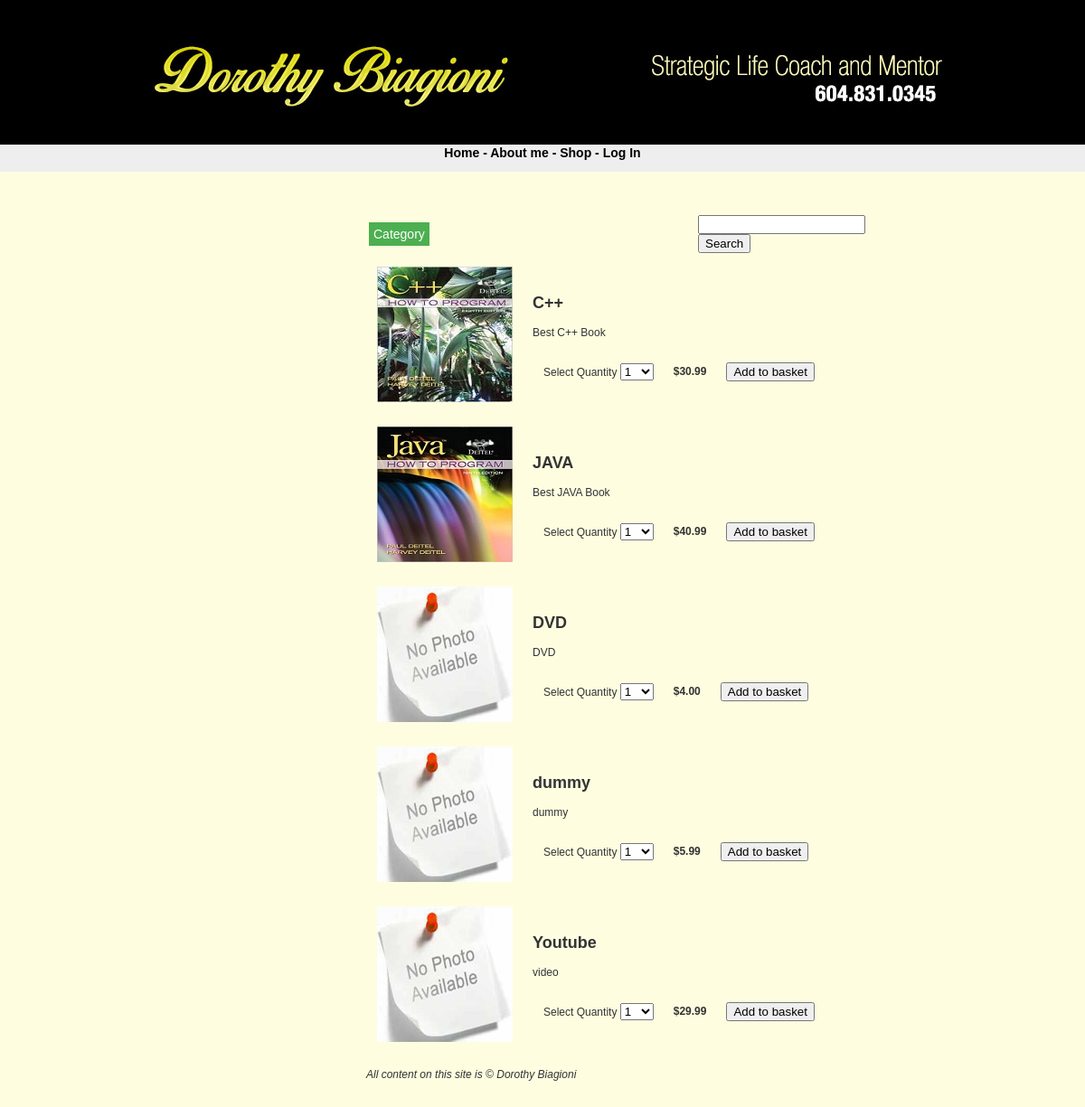
The app's page /src/final/products.php with its own data.
### tables this page shows
CREATE TABLE IF NOT EXISTS `products` (
  `id` int(11) NOT NULL AUTO_INCREMENT,
  `name` varchar(150) NOT NULL,
  `cata` int(11) NOT NULL,
  `description` text NOT NULL,
  `image` varchar(30) NOT NULL,
  `price` float NOT NULL,
  `freebie` tinyint(1) NOT NULL,
  PRIMARY KEY (`id`)
);

### src/final/config.php (called while the page is built, shortened)
<?php
$config_basedir = "";
$config_sitename = "Dorothy Biagioni";
?>

### src/final/products.php (the view, shortened to what this page needs)
<?php
if(isset($_POST['submit'])){
	require("header.php");
	$name=$_POST['name'];
	$prodcatsql = "SELECT * FROM products WHERE name like '%" . $name . "%' OR description LIKE '%" . $name  ."%' OR cata LIKE '%" . $name  ."%' OR price LIKE '%" . $name  ."%'";
	$prodcatres = mysqli_query($mysqli,$prodcatsql) or die(mysqli_error($mysqli));
	$numrows = mysqli_num_rows($prodcatres);
	if($numrows == 0)
	{
    echo "<h1>No products</h1>";
    echo "There are no products in this category.";
	}
	else
	{
		echo '<table><tr><td>';
	echo '<div class="dropdown">';
	echo '<button class="dropbtn">Category</button>';
	echo '<div class="dropdown-content">';
		echo '<a href="./products.php">Everything</a>';
		echo '<a href="./products.php?cata=1">Category 1</a>';
		echo '<a href="./products.php?cata=2">Category 2</a>';
		echo '<a href="./products.php?cata=3">Category 3</a>';
	echo '</div>';
	echo '</div></td>';
		echo '<td width="60%"></td><td><form  method="post" action="products.php"  id="searchform">';
	    echo '<input  type="text" name="name">';
	    echo '<input  type="submit" name="submit" value="Search"> ';
	    echo '</form></td></table>';
    echo "<table cellpadding='10'>";
    while($prodrow = mysqli_fetch_assoc($prodcatres))
    {
        if(empty($prodrow['image'])) {
		echo "<td><img src='./images/dummy.jpg' alt='". $prodrow['name'] . "'></td>";
		}
		else {
		echo "<td><img src='./images/" . $prodrow['image']. "' alt='". $prodrow['name'] . "'></td>";
		}
    echo "<td>";
    echo "<form action='addtobasket.php?id=". $prodrow['id'] . "' method='POST'>";
    echo "<h2>" . $prodrow['name'] . "</h2>";
    echo "<p>" . $prodrow['description'];
    echo "<table cellpadding='10'>";
    echo "<tr>";
    echo "<td>Select Quantity <select name='amountBox'>";
    for($i=1;$i<=50;$i++)
    {
        echo "<option>" . $i . "</option>";
    }
    echo "</select></td>";
    echo "<td><strong>$". sprintf('%.2f', $prodrow['price']) . "</strong></td>";
    echo "<td><input type='submit' name='submit' value='Add to basket'></td>";
    echo "</tr>";
    echo "</table>";
    echo "</form>";
    echo "</td>";
    echo "</tr>";
    }
    echo "</table>";
	}
}else{
require("header.php");
if(empty($_GET['cata']))
{
	$prodcatsql = "SELECT * FROM products;";
}
else{
	$prodcatsql = "SELECT * FROM products WHERE cata = " . $_GET['cata'] . ";";
}
$prodcatres = mysqli_query($mysqli,$prodcatsql) or die(mysqli_error($mysqli));
$numrows = mysqli_num_rows($prodcatres);
if($numrows == 0)
{
    echo "<h1>No products</h1>";
    echo "There are no products in this category.";
}
else
{
	echo '<table><tr><td>';
	echo '<div class="dropdown">';
	echo '<button class="dropbtn">Category</button>';
	echo '</div></td>';
		echo '<td width="60%"></td><td><form  method="post" action="products.php"  id="searchform">';
	    echo '<input  type="text" name="name">';
	    echo '<input  type="submit" name="submit" value="Search"> ';
	    echo '</form></td></table>';
    echo "<table cellpadding='10'>";
    while($prodrow = mysqli_fetch_assoc($prodcatres))
    {
        echo "<tr>";
        if(empty($prodrow['image'])) {
		echo "<td><img src='./images/dummy.jpg' alt='". $prodrow['name'] . "'></td>";
		}
		else {
		echo "<td><img src='./images/" . $prodrow['image']. "' alt='". $prodrow['name'] . "'></td>";
		}
    echo "<td>";
    echo "<form action='addtobasket.php?id=". $prodrow['id'] . "' method='POST'>";
    echo "<h2>" . $prodrow['name'] . "</h2>";
    echo "<p>" . $prodrow['description'];
    echo "<table cellpadding='10'>";
    echo "<tr>";
    echo "<td>Select Quantity <select name='amountBox'>";
    for($i=1;$i<=50;$i++)
    {
        echo "<option>" . $i . "</option>";
    }
    echo "</select></td>";
    echo "<td><strong>$". sprintf('%.2f', $prodrow['price']) . "</strong></td>";
    echo "<td><input type='submit' name='submit' value='Add to basket'></td>";
    echo "</tr>";
    echo "</table>";
    echo "</form>";
    echo "</td>";
    echo "</tr>";
    }
    echo "</table>";
}
require("footer.php");
}
?>

### src/final/header.php (shortened to what this page needs)
<?php
require("config.php");
?>
<!DOCTYPE HTML>
<head>
    <link href="css/stylesheet.css" rel="stylesheet" type="text/css">
</head>
<body>
    <div id="header">
        <img src='./images/header.jpg'>
    </div>
    <div id="menu">
        <a href="<?php echo $config_basedir; ?>home.php">Home</a> -
        <a href="<?php echo $config_basedir; ?>index.php">About me</a> -
        <a href="<?php echo $config_basedir; ?>products.php">Shop</a> -
        <?php
        if(!isset($_SESSION['SESS_LOGGEDIN'])) {
        echo "<a href=login.php>Log In</a> " ;
        }
        ?>
    </div>
    <div id="container">
    <div id="main">

### src/final/footer.php
<?php
echo "<p><i>All content on this site is &copy; ". $config_sitename . "</i></p>";
?>
</div>
</div>
</body>
</html>

### src/final/css/stylesheet.css (style rules this page uses)
body { font-family: "trebuchet ms", verdana, sans-serif; font-size: 12px; line-height: 1.5em; color: #333; background: #FEFDE0; margin: 0; padding: 0; text-align: center; width: 100%; }
p { margin-top: 10px; }
a:link { text-decoration: none; color: #000; }
img { border: 0; }
.dropbtn { background-color: #4CAF50; color: white; padding: 5px; font-size: 14px; border: none; cursor: pointer; }
.dropdown { position: relative; display: inline-block; }
#container { position: absolute; top: 205px; left: 150px; background: #FEFDE0; margin: 0 auto 0 auto; text-align: left; width: 70%; height: 70%; }
#menu { font-family: "trebuchet ms", verdana, sans-serif; font-size: 14px; font-weight: bold; position: absolute; height: 30px; top: 160px; left: 0px; width: 100%; padding: 0px; color: #000000; background-color: #eee }
#header { position: absolute; top: 0px; left: 0px; height: 175px; width: 100%; background: black; padding-top: 8px; }
#main { margin: 15px 15px 15px 240px; padding: 15px 15px 15px 15px; background: #FEFDE0; }

### records on screen
products: image (picture), name "C++", description "Best C++ Book", price "30.99"
products: image (picture), name "JAVA", description "Best JAVA Book", price "40.99"
products: name "DVD", description "DVD", price "4.00"
products: name (placeholder picture), name "dummy", description "dummy", price "5.99"
products: name "Youtube", description "video", price "29.99"

### other values on screen
$config_sitename "Dorothy Biagioni"
form field amountBox "1"
